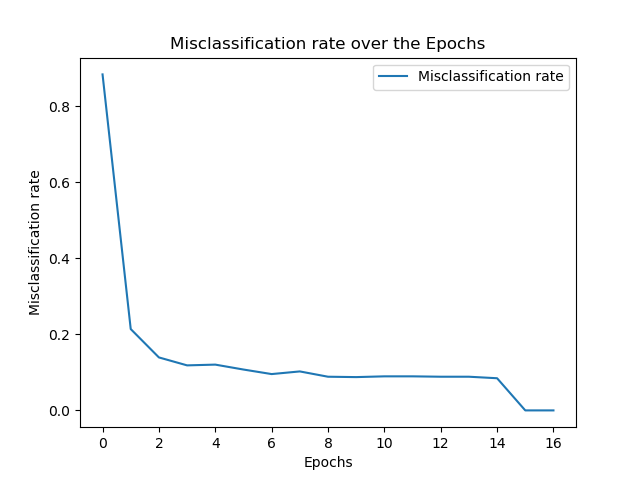

Here is the Python script that generated this plot:
import numpy as np
import matplotlib.pyplot as plt

#data
data_train_in = np.loadtxt("data/mnist_small_train_in.txt", delimiter=',').T
data_train_out = np.loadtxt("data/mnist_small_train_out.txt", delimiter=',')
data_test_in = np.loadtxt("data/mnist_small_test_in.txt", delimiter=',').T
data_test_out = np.loadtxt("data/mnist_small_test_out.txt", delimiter=',')


#hot encode
data_train_out = np.eye(10)[data_train_out.astype('int32')].T
data_test_out = np.eye(10)[data_test_out.astype('int32')].T

#meta params
NUMBER_INPUT_NEURONS = 784
NUMBER_HIDDEN_LAYER_NEURONS = 250
NUMBER_OUTPUT_NEURONS = 10
SIZE_OF_MINI_BATCH = 30
NUM_OF_BATCHES = -(-data_train_in.shape[1] // SIZE_OF_MINI_BATCH)
STEP_SIZE = 5
EPOCHS = 15

'----------- Helper functions -----------'


def initialize():
    'initialize weights and biases'
    w_0 = np.random.standard_normal((NUMBER_HIDDEN_LAYER_NEURONS, NUMBER_INPUT_NEURONS))
    w_1 = np.random.standard_normal((NUMBER_OUTPUT_NEURONS, NUMBER_HIDDEN_LAYER_NEURONS))
    b_0 = np.random.standard_normal((NUMBER_HIDDEN_LAYER_NEURONS, 1))
    b_1 = np.random.standard_normal((NUMBER_OUTPUT_NEURONS, 1))
    return w_0, w_1, b_0, b_1


def sigmoid(x):
    return 1. / (1. + np.exp(-x))


def cross_entropy(y, y_hat):
    m = y.shape[1]
    likelihood_sum = np.sum(np.multiply(y, np.log(y_hat)))
    c_e = -(1 / m) * likelihood_sum
    return c_e


def shuffle_data():
    shuffled_arr = np.random.permutation(data_train_in.shape[1]).astype(int)
    data_in_new = data_train_in[:, shuffled_arr]
    data_out_new = data_train_out[:, shuffled_arr]
    return data_in_new, data_out_new


def evaluate_prediction(y, y_hat):
    y = y.T
    y_hat = y_hat.T
    correct_prediction = 0
    for i in range(y.shape[0]):
        prediction = np.argmax(y_hat[i])
        if y[i][prediction] == 1.0:
            correct_prediction += 1
    return correct_prediction/y.shape[0]


'------- Propagation -------------'


def forward_propagation(w_0, w_1, b_0, b_1, x):
    'forwardpropagation'
    z_0 = np.matmul(w_0, x) + b_0
    a_0 = sigmoid(z_0)
    z_1 = np.matmul(w_1, a_0) + b_1
    y_hat = np.exp(z_1) / np.sum(np.exp(z_1), axis=0)
    return z_0, z_1, a_0, y_hat


def backward_propagation(w_1, z_0, z_1, a_0, y_hat, x, y, size_of_batch):
    error_z_1 = y_hat - y
    der_w_1 = (1 / size_of_batch) * np.matmul(error_z_1, a_0.T)
    der_b_1 = (1 / size_of_batch) * np.sum(error_z_1, axis=1, keepdims=True)

    error_z_0 = np.matmul(w_1.T, error_z_1)
    der_z_0 = error_z_0 * sigmoid(z_0) * (1 - sigmoid(z_0))
    der_w_0 = (1 / size_of_batch) * np.matmul(der_z_0, x.T)
    der_b_0 = (1 / size_of_batch) * np.sum(der_z_0, axis=1, keepdims=True)
    return der_b_1, der_w_1, der_b_0, der_w_0


'----------------- Neural Network -------------------'


def neural_net():
    evolution = np.zeros(EPOCHS + 2)
    #randomly initialize weights, biases
    w_0, w_1, b_0, b_1 = initialize()
    a_0, a_1, z_0, y_hat = forward_propagation(w_0, w_1, b_0, b_1, data_test_in)
    evolution[0] = (1 - evaluate_prediction(data_test_out, y_hat))
    print("Misclassification rate in Epoch {}: {}:".format\
              (0, (1 - evaluate_prediction(data_test_out, y_hat))))
    epoch_arr = [1, 3, 8, 15, 20, 25]
    for i in range(1, EPOCHS):
        #shuffle data
        data_train_in_shuffled, data_train_out_shuffled = shuffle_data()
        for j in range(1, NUM_OF_BATCHES):
            'get the mini batch'
            start = j * SIZE_OF_MINI_BATCH
            end = min(start + SIZE_OF_MINI_BATCH, data_train_in.shape[1] - 1)
            x = data_train_in_shuffled[:, start:end]
            y = data_train_out_shuffled[:, start:end]
            size_mini_batch = end - start

            z_0, z_1, a_0, y_hat = forward_propagation(w_0, w_1, b_0, b_1, x)
            der_b_1, der_w_1, der_b_0, der_w_0 = backward_propagation\
                (w_1, z_0, z_1, a_0, y_hat, x, y, size_mini_batch)
            'learn'
            w_0 -= STEP_SIZE*der_w_0
            w_1 -= STEP_SIZE*der_w_1
            b_0 -= STEP_SIZE*der_b_0
            b_1 -= STEP_SIZE*der_b_1

            a_0, a_1, z_0, y_hat = forward_propagation(w_0, w_1, b_0, b_1, data_test_in)
            evolution[i] = (1 - evaluate_prediction(data_test_out, y_hat))
        'evaluate on test data'
        if i in epoch_arr:
            print("Misclassification rate in Epoch {}: {}:".format\
                      (i, (1 - evaluate_prediction(data_test_out, y_hat))))

    'evaluate on test data'
    a_0, a_1, z_0, y_hat = forward_propagation(w_0, w_1, b_0, b_1, data_test_in)
    print("Misclassification rate in Epoch {}: {}:".format\
              (EPOCHS, (1 - evaluate_prediction(data_test_out, y_hat))))
    print("\r\n")
    print("Cross Entropy value: {}".format(cross_entropy(data_test_out, y_hat)))
    plt.plot(range(EPOCHS + 2), evolution, label='Misclassification rate')
    plt.xlabel('Epochs')
    plt.ylabel('Misclassification rate')
    plt.legend()
    plt.title('Misclassification rate over the Epochs')
    plt.savefig("neural_network.png")
    plt.close()
    return w_0, w_1, b_0, b_1


data_train_in, data_train_out = shuffle_data()
data_train_in = data_train_in.T[:6000].T
data_test_out = data_test_out.T[:6000].T


c_w_0, c_w_1, c_b_0, c_b_1 = neural_net()


